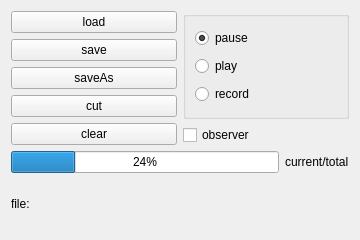
<?xml version="1.0" encoding="UTF-8"?>
<ui version="4.0">
 <class>record_replay_dialog</class>
 <widget class="QWidget" name="record_replay_dialog">
  <property name="geometry">
   <rect>
    <x>0</x>
    <y>0</y>
    <width>360</width>
    <height>240</height>
   </rect>
  </property>
  <property name="sizePolicy">
   <sizepolicy hsizetype="Fixed" vsizetype="Fixed">
    <horstretch>0</horstretch>
    <verstretch>0</verstretch>
   </sizepolicy>
  </property>
  <property name="minimumSize">
   <size>
    <width>360</width>
    <height>240</height>
   </size>
  </property>
  <property name="maximumSize">
   <size>
    <width>360</width>
    <height>240</height>
   </size>
  </property>
  <property name="windowTitle">
   <string>record&amp;replay</string>
  </property>
  <layout class="QVBoxLayout" name="verticalLayout_2">
   <item>
    <layout class="QGridLayout" name="gridLayout_2">
     <item row="3" column="0">
      <layout class="QGridLayout" name="gridLayout">
       <item row="2" column="0">
        <widget class="QPushButton" name="pushButton_saveAs">
         <property name="text">
          <string>saveAs</string>
         </property>
        </widget>
       </item>
       <item row="6" column="0">
        <widget class="QPushButton" name="pushButton_clear">
         <property name="text">
          <string>clear</string>
         </property>
        </widget>
       </item>
       <item row="3" column="0">
        <widget class="QPushButton" name="pushButton_cut">
         <property name="text">
          <string>cut</string>
         </property>
        </widget>
       </item>
       <item row="0" column="0">
        <widget class="QPushButton" name="pushButton_load">
         <property name="text">
          <string>load</string>
         </property>
        </widget>
       </item>
       <item row="1" column="0">
        <widget class="QPushButton" name="pushButton_save">
         <property name="text">
          <string>save</string>
         </property>
        </widget>
       </item>
      </layout>
     </item>
     <item row="3" column="1">
      <layout class="QVBoxLayout" name="verticalLayout_3">
       <item>
        <widget class="QGroupBox" name="groupBox">
         <property name="title">
          <string/>
         </property>
         <layout class="QVBoxLayout" name="verticalLayout">
          <item>
           <widget class="QRadioButton" name="radioButton_pause">
            <property name="text">
             <string>pause</string>
            </property>
            <property name="checked">
             <bool>true</bool>
            </property>
            <property name="autoRepeat">
             <bool>false</bool>
            </property>
           </widget>
          </item>
          <item>
           <widget class="QRadioButton" name="radioButton_play">
            <property name="text">
             <string>play</string>
            </property>
           </widget>
          </item>
          <item>
           <widget class="QRadioButton" name="radioButton_record">
            <property name="text">
             <string>record</string>
            </property>
           </widget>
          </item>
         </layout>
        </widget>
       </item>
       <item>
        <widget class="QCheckBox" name="checkBox_observer">
         <property name="text">
          <string>observer</string>
         </property>
         <property name="checked">
          <bool>false</bool>
         </property>
         <property name="tristate">
          <bool>false</bool>
         </property>
        </widget>
       </item>
      </layout>
     </item>
    </layout>
   </item>
   <item>
    <layout class="QGridLayout" name="gridLayout_3">
     <item row="0" column="0">
      <widget class="QProgressBar" name="progressBar">
       <property name="value">
        <number>24</number>
       </property>
      </widget>
     </item>
     <item row="0" column="1">
      <widget class="QLabel" name="current_total">
       <property name="text">
        <string>current/total</string>
       </property>
      </widget>
     </item>
    </layout>
   </item>
   <item>
    <widget class="QLabel" name="file_path">
     <property name="text">
      <string>file:</string>
     </property>
    </widget>
   </item>
  </layout>
 </widget>
 <resources/>
 <connections/>
</ui>
